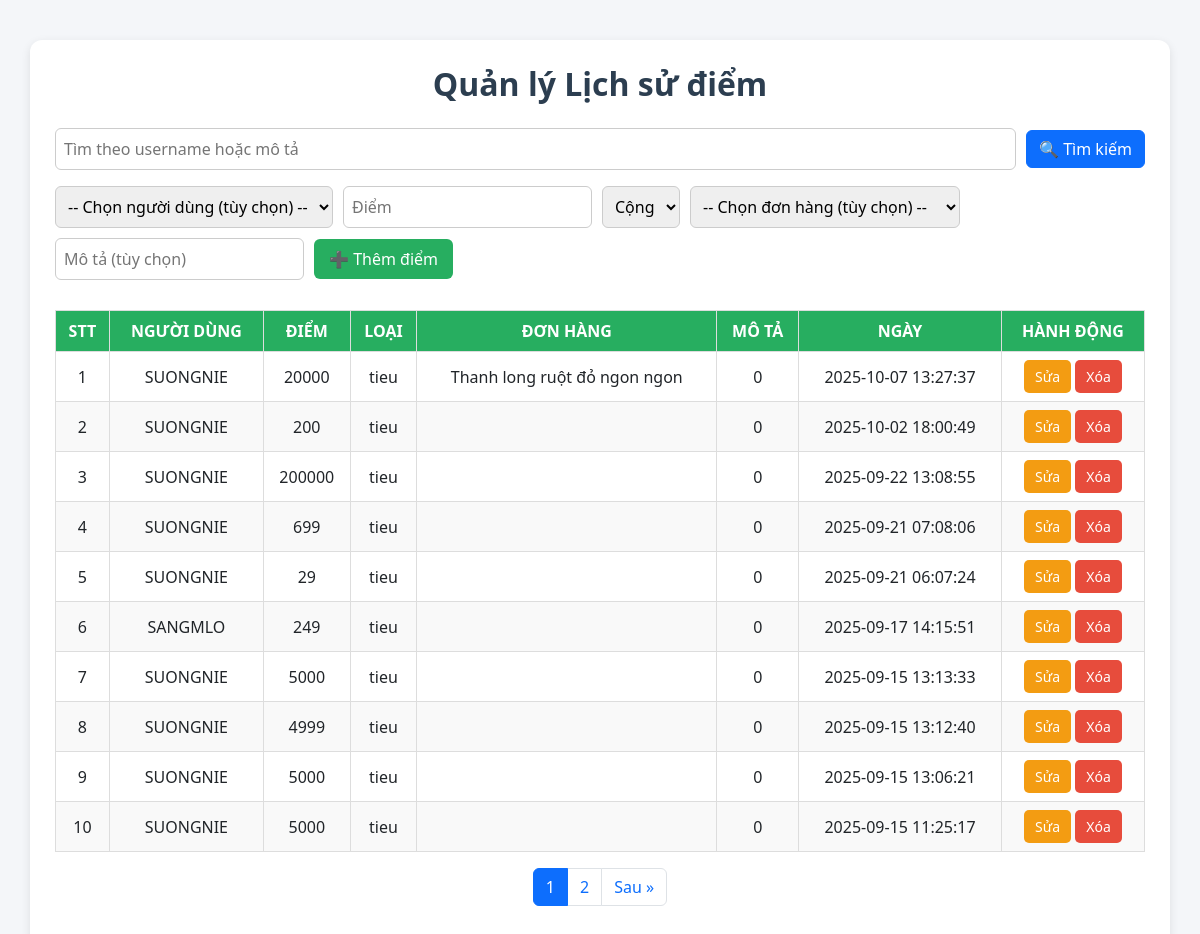
The app's page /admin/quanly_diem/diem.php with its own data.
### tables this page shows
CREATE TABLE `lichsu_diem` (
  `id` int(11) NOT NULL,
  `taikhoan_id` int(11) DEFAULT NULL,
  `diem` int(11) DEFAULT NULL,
  `loai` enum('cong','tieu') NOT NULL,
  `id_donhang` int(11) DEFAULT NULL,
  `mota` varchar(255) DEFAULT NULL,
  `ngay` datetime DEFAULT current_timestamp()
);

CREATE TABLE `taikhoan` (
  `id` int(11) NOT NULL,
  `username` varchar(50) NOT NULL,
  `email` varchar(100) NOT NULL,
  `diachi` varchar(255) NOT NULL,
  `password` varchar(255) NOT NULL,
  `phone` varchar(15) DEFAULT NULL,
  `created_at` timestamp NOT NULL DEFAULT current_timestamp(),
  `role` enum('admin','user') NOT NULL DEFAULT 'user',
  `diem` int(11) DEFAULT 0,
  `avatar` varchar(255) NOT NULL
);

CREATE TABLE `donhang` (
  `id` int(11) NOT NULL,
  `id_nguoidung` int(11) NOT NULL,
  `id_admin` int(11) DEFAULT NULL,
  `id_sanpham` int(11) NOT NULL,
  `tensanpham` varchar(255) DEFAULT NULL,
  `hinhanh` varchar(255) DEFAULT NULL,
  `loai_sanpham` varchar(255) DEFAULT NULL,
  `thuonghieu` varchar(255) DEFAULT NULL,
  `soluong` int(11) NOT NULL,
  `giaban` decimal(15,0) NOT NULL,
  `ngaydat` datetime DEFAULT current_timestamp(),
  `thanhtien` decimal(15,2) NOT NULL DEFAULT 0.00,
  `trangthai` enum('dang_cho','dang_giao','hoan_tat','da_huy') NOT NULL DEFAULT 'dang_cho',
  `diem_sudung` int(11) NOT NULL,
  `phuongthucthanhtoan` varchar(50) NOT NULL DEFAULT 'cod'
);

### admin/quanly_diem/diem.php (the view, shortened to what this page needs)
<?php
$conn = new mysqli("localhost", "root", "", "banhangonline");
$conn->set_charset("utf8");
$search = isset($_GET['search']) ? $conn->real_escape_string($_GET['search']) : "";
$limit = 10;
$page = isset($_GET['page']) ? max(1, intval($_GET['page'])) : 1;
$offset = ($page - 1) * $limit;
$countSql = "
    SELECT COUNT(*) as total
    FROM lichsu_diem
    LEFT JOIN taikhoan ON lichsu_diem.taikhoan_id=taikhoan.id
    LEFT JOIN donhang ON lichsu_diem.id_donhang=donhang.id
    WHERE taikhoan.username LIKE '%$search%' OR lichsu_diem.mota LIKE '%$search%'
";
$totalRows = $conn->query($countSql)->fetch_assoc()['total'];
$totalPages = ceil($totalRows / $limit);
$result = $conn->query("
    SELECT lichsu_diem.*, taikhoan.username, donhang.tensanpham AS ten_donhang
    FROM lichsu_diem
    LEFT JOIN taikhoan ON lichsu_diem.taikhoan_id=taikhoan.id
    LEFT JOIN donhang ON lichsu_diem.id_donhang=donhang.id
    WHERE taikhoan.username LIKE '%$search%' OR lichsu_diem.mota LIKE '%$search%'
    ORDER BY lichsu_diem.id DESC
    LIMIT $limit OFFSET $offset
");
?>
<!DOCTYPE html>
<html lang="vi">
<head>
    <link href="https://cdn.jsdelivr.net/npm/bootstrap@5.3.0/dist/css/bootstrap.min.css" rel="stylesheet">
</head>
<body>
<div class="container">
    <h2>Quản lý Lịch sử điểm</h2>
    <form method="get" class="mb-3">
        <input type="text" name="search" value="<?= htmlspecialchars($search) ?>" placeholder="Tìm theo username hoặc mô tả" style="flex:1; padding:8px;">
        <button type="submit" class="btn btn-primary">🔍 Tìm kiếm</button>
    </form>
    <form method="post">
        <select name="taikhoan_id" id="taikhoan_id">
            <option value="">-- Chọn người dùng (tùy chọn) --</option>
        </select>
        <input type="number" name="diem" id="diem" placeholder="Điểm" required>
        <select name="loai" id="loai" required>
            <option value="cong">Cộng</option>
        </select>
        <select name="id_donhang" id="id_donhang">
            <option value="">-- Chọn đơn hàng (tùy chọn) --</option>
        </select>
        <input type="text" name="mota" id="mota" placeholder="Mô tả (tùy chọn)">
        <button type="submit" name="add" id="submitBtn">➕ Thêm điểm</button>
    </form>
    <table>
        <thead>
            <tr>
                <th>STT</th>
                <th>Người dùng</th>
                <th>Điểm</th>
                <th>Loại</th>
                <th>Đơn hàng</th>
                <th>Mô tả</th>
                <th>Ngày</th>
                <th>Hành động</th>
            </tr>
        </thead>
<tbody>
<?php
if($result->num_rows > 0){
    $stt = $offset + 1;
    while($row = $result->fetch_assoc()){
        echo "<tr>
                <td>".$stt++."</td>
                <td>".htmlspecialchars($row['username'])."</td>
                <td>".$row['diem']."</td>
                <td>".$row['loai']."</td>
                <td>".($row['ten_donhang'] ?? "")."</td>
                <td>".htmlspecialchars($row['mota'])."</td>
                <td>".$row['ngay']."</td>
                <td>
                    <a href='#' class='btn btn-edit btn-sm' onclick=\"editRow(
                        '".$row['id']."',
                        '".$row['taikhoan_id']."',
                        '".$row['diem']."',
                        '".$row['loai']."',
                        '".$row['id_donhang']."',
                        '".htmlspecialchars($row['mota'], ENT_QUOTES)."'
                    )\">Sửa</a>
                    <a href='index.php?admin=diem&delete=".$row['id']."'
                       class='btn btn-delete btn-sm'
                       onclick=\"return confirm('Xóa lịch sử điểm này?')\">Xóa</a>
                </td>
              </tr>";
    }
} else {
    echo "<tr><td colspan='8'>Không tìm thấy dữ liệu</td></tr>";
}
?>
</tbody>
</table>
<div class="mt-3">
    <nav>
        <ul class="pagination justify-content-center">
            <?php for($i=1;$i<=$totalPages;$i++): ?>
                <li class="page-item <?= ($i==$page)?'active':'' ?>">
                    <a class="page-link" href="?admin=diem&search=<?= urlencode($search) ?>&page=<?= $i ?>"><?= $i ?></a>
                </li>
            <?php endfor; ?>
            <?php if($page < $totalPages): ?>
                <li class="page-item"><a class="page-link" href="?admin=diem&search=<?= urlencode($search) ?>&page=<?= $page+1 ?>">Sau »</a></li>
            <?php endif; ?>
        </ul>
    </nav>
</div>
</div>
</body>
</html>

### admin/quanly_diem/diem.php (style rules this page uses)
body { background: #f4f6f9; font-family: 'Segoe UI', Tahoma, Geneva, Verdana, sans-serif; }
.container { margin: 40px auto; background: #fff; padding: 25px; border-radius: 12px; box-shadow: 0 3px 10px rgba(0,0,0,0.1); }
h2 { text-align: center; margin-bottom: 25px; color: #2c3e50; font-weight: 700; }
form { margin-bottom: 30px; display: flex; flex-wrap: wrap; gap: 10px; align-items: center; }
form select, form input, form textarea { padding: 8px; border-radius: 6px; border: 1px solid #ccc; }
form button { padding: 8px 15px; background: #27ae60; color: #fff; border: none; border-radius: 6px; cursor: pointer; transition: 0.3s; }
table { width: 100%; border-collapse: collapse; }
table th, table td { border: 1px solid #ddd; padding: 8px; text-align: center; vertical-align: middle; }
table th { background: #27ae60; color: #fff; text-transform: uppercase; }
table tr:nth-child(even) { background: #f9f9f9; }
a.btn { text-decoration: none; color: #fff; padding: 5px 10px; border-radius: 5px; }
a.btn-delete { background: #e74c3c; }
a.btn-edit { background: #f39c12; }

### records on screen
lichsu_diem: taikhoan.username "SUONGNIE", diem "20000", loai "tieu", id_donhang.tensanpham "Thanh long ruột đỏ ngon ngon", mota "0", ngay "2025-10-07 13:27:37"
lichsu_diem: taikhoan.username "SUONGNIE", diem "200", loai "tieu", mota "0", ngay "2025-10-02 18:00:49"
lichsu_diem: taikhoan.username "SUONGNIE", diem "200000", loai "tieu", mota "0", ngay "2025-09-22 13:08:55"
lichsu_diem: taikhoan.username "SUONGNIE", diem "699", loai "tieu", mota "0", ngay "2025-09-21 07:08:06"
lichsu_diem: taikhoan.username "SUONGNIE", diem "29", loai "tieu", mota "0", ngay "2025-09-21 06:07:24"
lichsu_diem: taikhoan.username "SANGMLO", diem "249", loai "tieu", mota "0", ngay "2025-09-17 14:15:51"
lichsu_diem: taikhoan.username "SUONGNIE", diem "5000", loai "tieu", mota "0", ngay "2025-09-15 13:13:33"
lichsu_diem: taikhoan.username "SUONGNIE", diem "4999", loai "tieu", mota "0", ngay "2025-09-15 13:12:40"
lichsu_diem: taikhoan.username "SUONGNIE", diem "5000", loai "tieu", mota "0", ngay "2025-09-15 13:06:21"
lichsu_diem: taikhoan.username "SUONGNIE", diem "5000", loai "tieu", mota "0", ngay "2025-09-15 11:25:17"
